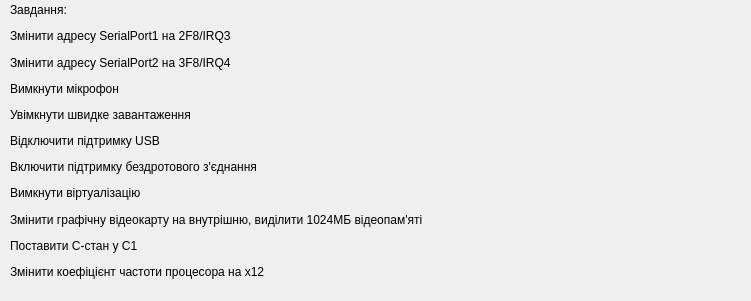
   <widget class="QWidget" name="widget" native="true">
    <property name="geometry">
     <rect>
      <x>800</x>
      <y>60</y>
      <width>751</width>
      <height>301</height>
     </rect>
    </property>
    <widget class="QWidget" name="layoutWidget">
     <property name="geometry">
      <rect>
       <x>10</x>
       <y>0</y>
       <width>518</width>
       <height>282</height>
      </rect>
     </property>
     <layout class="QVBoxLayout" name="verticalLayout">
      <item>
       <widget class="QLabel" name="label_12">
        <property name="text">
         <string>Завдання:</string>
        </property>
       </widget>
      </item>
      <item>
       <widget class="QLabel" name="label_2">
        <property name="text">
         <string>Змінити адресу SerialPort1 на 2F8/IRQ3</string>
        </property>
       </widget>
      </item>
      <item>
       <widget class="QLabel" name="label_3">
        <property name="text">
         <string>Змінити адресу SerialPort2 на 3F8/IRQ4</string>
        </property>
       </widget>
      </item>
      <item>
       <widget class="QLabel" name="label_4">
        <property name="text">
         <string>Вимкнути мікрофон</string>
        </property>
       </widget>
      </item>
      <item>
       <widget class="QLabel" name="label_5">
        <property name="text">
         <string>Увімкнути швидке завантаження</string>
        </property>
       </widget>
      </item>
      <item>
       <widget class="QLabel" name="label_6">
        <property name="text">
         <string>Відключити підтримку USB</string>
        </property>
       </widget>
      </item>
      <item>
       <widget class="QLabel" name="label_8">
        <property name="text">
         <string>Включити підтримку бездротового з'єднання</string>
        </property>
       </widget>
      </item>
      <item>
       <widget class="QLabel" name="label_7">
        <property name="text">
         <string>Вимкнути віртуалізацію</string>
        </property>
       </widget>
      </item>
      <item>
       <widget class="QLabel" name="label_9">
        <property name="text">
         <string>Змінити графічну відеокарту на внутрішню, виділити 1024МБ відеопам'яті</string>
        </property>
       </widget>
      </item>
      <item>
       <widget class="QLabel" name="label_10">
        <property name="text">
         <string>Поставити С-стан у С1</string>
        </property>
       </widget>
      </item>
      <item>
       <widget class="QLabel" name="label_11">
        <property name="text">
         <string>Змінити коефіцієнт частоти процесора на х12</string>
        </property>
       </widget>
      </item>
     </layout>
    </widget>
   </widget>
